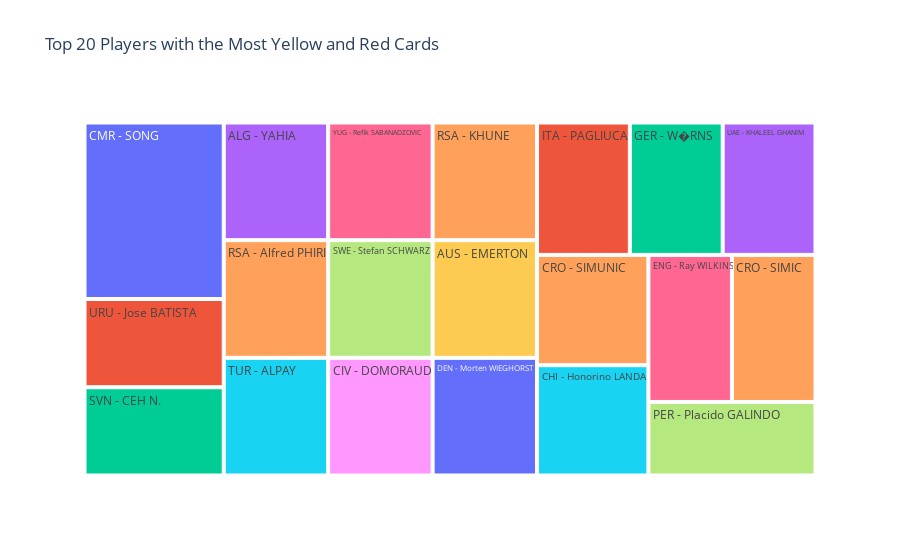

Write notebook code for a chart like this one.
### Code cell
# Treeplot for top 20 players with most cards
player_cards = df_players.groupby('Player Name').agg(
    {'RedCards': 'sum', 'Team Initials': 'first'}).reset_index()

# Sort the players by the total number of cards
player_cards.sort_values(
    by=['RedCards'], ascending=False, inplace=True)

# Select the top 20 players
top_players = player_cards.head(20)

# Assign a random color to each team
color_palette = plotly.colors.qualitative.Plotly

# Create the color mapping dictionary for teams and colors
team_colors = {team: color_palette[i % len(color_palette)] for i, team in enumerate(top_players['Team Initials'].unique())}

# Create the TreeMap
fig = go.Figure(go.Treemap(
    labels=top_players['Team Initials'] + ' - ' + top_players['Player Name'],
    parents=[''] * len(top_players),
    values=top_players['RedCards'],
    customdata=top_players[['RedCards']],
    hovertemplate='<b>Player:</b> %{label}<br>'
                  
                  'Red Cards: %{customdata[0]}',
    marker=dict(colors=[team_colors[team] for team in top_players['Team Initials']])
))

# Set the layout and title
fig.update_layout(
    title='Top 20 Players with the Most Yellow and Red Cards',
)

# Show the plot
fig.show()

### Figure 1 — Plotly figure (JSON) as saved in the notebook; plotly's stock layout.template omitted (floating-point values rounded to 4 significant figures)
{"data": [{"customdata": [[2], [1], [1], [1], [1], [1], [1], [1], [1], [1], [1], [1], [1], [1], [1], [1], [1], [1], [1], [1]], "hovertemplate": "<b>Player:</b> %{label}<br>Red Cards: %{customdata[0]}", "labels": ["CMR - SONG", "URU - Jose BATISTA", "SVN - CEH N.", "ALG - YAHIA", "RSA - Alfred PHIRI", "TUR - ALPAY", "YUG - Refik SABANADZOVIC", "SWE - Stefan SCHWARZ", "CIV - DOMORAUD", "RSA - KHUNE", "AUS - EMERTON", "DEN - Morten WIEGHORST", "ITA - PAGLIUCA", "GER - W�RNS", "UAE - KHALEEL GHANIM", "CRO - SIMUNIC ", "CHI - Honorino LANDA", "ENG - Ray WILKINS", "CRO - SIMIC", "PER - Placido GALINDO"], "marker": {"colors": ["#636EFA", "#EF553B", "#00CC96", "#AB63FA", "#FFA15A", "#19D3F3", "#FF6692", "#B6E880", "#FF97FF", "#FFA15A", "#FECB52", "#636EFA", "#EF553B", "#00CC96", "#AB63FA", "#FFA15A", "#19D3F3", "#FF6692", "#FFA15A", "#B6E880"]}, "parents": ["", "", "", "", "", "", "", "", "", "", "", "", "", "", "", "", "", "", "", ""], "type": "treemap", "values": [2, 1, 1, 1, 1, 1, 1, 1, 1, 1, 1, 1, 1, 1, 1, 1, 1, 1, 1, 1]}], "layout": {"title": {"text": "Top 20 Players with the Most Yellow and Red Cards"}}}
